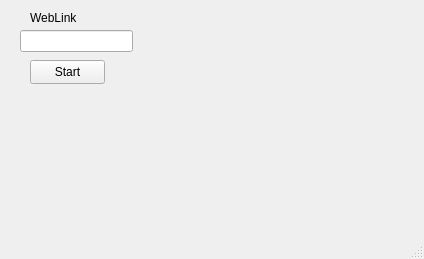
<?xml version="1.0" encoding="UTF-8"?>
<ui version="4.0">
 <class>MainWindow</class>
 <widget class="QMainWindow" name="MainWindow">
  <property name="geometry">
   <rect>
    <x>0</x>
    <y>0</y>
    <width>424</width>
    <height>259</height>
   </rect>
  </property>
  <property name="windowTitle">
   <string>MainWindow</string>
  </property>
  <widget class="QWidget" name="centralwidget">
   <widget class="QLineEdit" name="Input_web">
    <property name="geometry">
     <rect>
      <x>20</x>
      <y>30</y>
      <width>113</width>
      <height>22</height>
     </rect>
    </property>
   </widget>
   <widget class="QLabel" name="Text">
    <property name="geometry">
     <rect>
      <x>170</x>
      <y>30</y>
      <width>211</width>
      <height>141</height>
     </rect>
    </property>
    <property name="text">
     <string/>
    </property>
    <property name="textFormat">
     <enum>Qt::PlainText</enum>
    </property>
    <property name="wordWrap">
     <bool>true</bool>
    </property>
   </widget>
   <widget class="QLabel" name="Email_label">
    <property name="geometry">
     <rect>
      <x>30</x>
      <y>10</y>
      <width>49</width>
      <height>16</height>
     </rect>
    </property>
    <property name="text">
     <string>WebLink</string>
    </property>
   </widget>
   <widget class="QPushButton" name="Start">
    <property name="geometry">
     <rect>
      <x>30</x>
      <y>60</y>
      <width>75</width>
      <height>24</height>
     </rect>
    </property>
    <property name="text">
     <string>Start</string>
    </property>
   </widget>
  </widget>
  <widget class="QMenuBar" name="menubar">
   <property name="geometry">
    <rect>
     <x>0</x>
     <y>0</y>
     <width>424</width>
     <height>22</height>
    </rect>
   </property>
  </widget>
  <widget class="QStatusBar" name="statusbar"/>
 </widget>
 <resources/>
 <connections/>
</ui>
